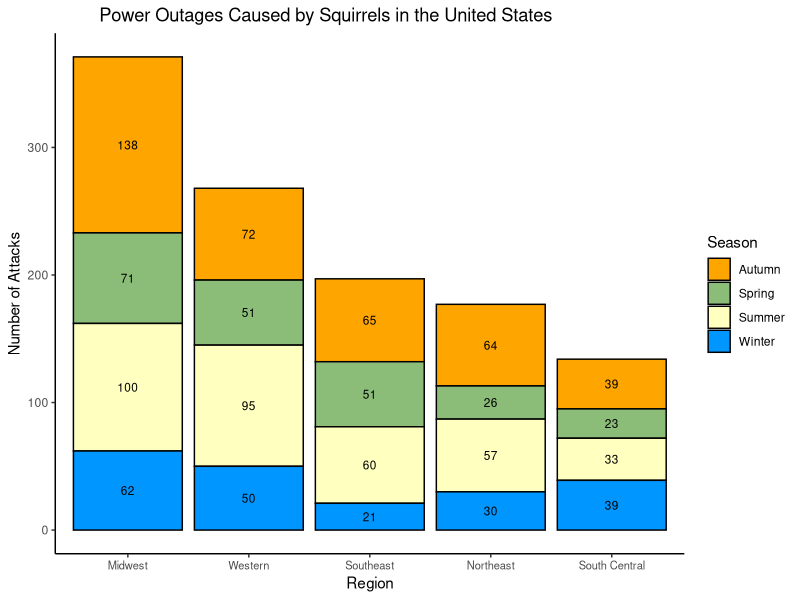
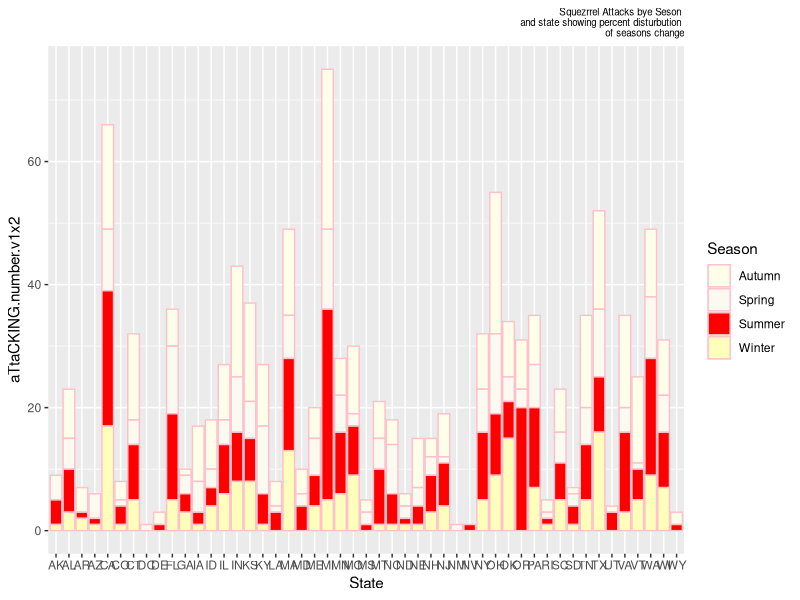

Write R code to recreate these figures, in order.
## ---- chunk 1
knitr::opts_chunk$set(echo=FALSE, message=FALSE, warning=FALSE)
## ---- chunk 2
library(ggplot2)
library(dplyr)
library(lubridate)
#Reading File
squirrels<-read.csv("CyberSquirrel-map_data.csv")

#Filtering for squirrels in the United States
squirrels<- squirrels %>%
  filter(Operative=="Squirrel", Country=="United States")


#Mapped the States to the corresponding regions as 
#Midwest: NE, KS, IN, OH, IA, IL, MO, WI, MI, MN, SD, ND
#Southeast: SC, ME, MA, VA, TN, LA, AL, MS, FL, KY, NC, GA
#Western: CA, CO, TX, WA, MT, ID, OR, WY, UT, AZ, AK, NV
#Northeast: NY, NJ, VT, PA, MD, NH, CT, RI, DE, DC
#South Central: OK, AR, NM

state_region_mapping <- data.frame(
  State.Provence = c("NE", "KS", "IN", "OH", 
                     "IA", "IL", "MO", "WI", 
                     "MI", "MN", "SD", "ND",
                     "SC", "ME", "MA", "VA",
                     "TN", "LA", "AL", "MS", 
                     "FL", "KY", "NC", "GA",
                     "CA", "CO", "TX", "WA", 
                     "MT", "ID", "OR", "WY", 
                     "UT", "AZ", "AK", "NV",
                     "NY", "NJ", "VT", "PA",
                     "MD", "NH", "CT", "RI", 
                     "DE", "DC", "OK", "AR", "NM"),
  
  
  
  Region = c("Midwest", "Midwest", "Midwest", "Midwest",
             "Midwest", "Midwest", "Midwest", "Midwest",
             "Midwest", "Midwest", "Midwest", "Midwest",
             "South Central", "South Central", "South Central", "Southeast",
           "Southeast", "Southeast", "Southeast","Southeast","Southeast",
           "Southeast", "Southeast", "Southeast",
             "Western", "Western", "Western", "Western",
           "Western", "Western", "Western", "Western",
             "Western", "Western", "Western", "Western", 
           "Northeast", "Northeast", "Northeast", "Northeast",
             "Northeast", "Northeast", "Northeast", "Northeast","Northeast", "Northeast",
           "South Central", "South Central", 
           "South Central")
)


#Joining the Region column on squirrels dataset
squirrels <- squirrels %>%
  left_join(state_region_mapping, by = "State.Provence")

#Removed any unmapped regions due to ambiguity in the statecode
squirrels<- squirrels %>%
  filter(!is.na(Region))


# Extracting month from date
squirrels <- squirrels %>%
  mutate(Date = as.Date(Date, format = "%m/%d/%Y"),
         Month = month(Date))  

# Create the "Season" column based on the month
#Spring - March to May.
#Summer - June to August.
#Autumn - September to November.
#Winter - December to February.

squirrels <- squirrels %>%
  mutate(Season = ifelse(Month %in% 3:5, "Spring",
                         ifelse(Month %in% 6:8, "Summer",
                                ifelse(Month %in% 9:11, "Autumn", "Winter"))))

#Get final table with relevant data
squirrels_final <- squirrels %>%
  group_by(Region, Season) %>%
  summarise(count = n())

# Create order for a pretty descending graph
region_order <- c("Midwest", "Western", "Southeast", "Northeast", "South Central")

## ---- chunk 3

#The Pretty Plot

ggplot(squirrels_final, aes(x = factor(Region, levels = region_order),
                            y = count, fill = Season, label = count)) +
  geom_bar(stat = "identity", col = "black") +
  labs(
    title = "Power Outages Caused by Squirrels in the United States",
    x = "Region",
    y = "Number of Attacks"
  ) +
  scale_fill_manual(values = c("Spring" = "#8bbd78", 
                               "Summer" = "#FFFFBF",
                               "Autumn" = "orange",
                               "Winter" = "#0096FF")) +
  theme_classic() +
  theme(
    axis.text.x = element_text(size = 8),
    plot.title = element_text(hjust = 0.25)
  ) +
  geom_text(position = position_stack(vjust = 0.5), size = 3)
## ---- chunk 4

#The Not so Pretty Plot

ggplot(squirrels, aes(x = State.Provence, fill = Season)) +
  geom_bar(col="pink"
  ) +
  labs(
    title = "Squezrrel Attacks bye Seson 
    and state showing percent disturbution 
    of seasons change",
    x = "State",
    y = "aTtaCKING.number.v1x2"
  ) +
  scale_fill_manual(values = c("Spring" = "#FBFAF0", "Summer" = "red",
                               "Autumn" = "#FFFFE9", "Winter" = "#FFFFBB")) +
  theme(plot.title = element_text(hjust = 1, size=7))
  
